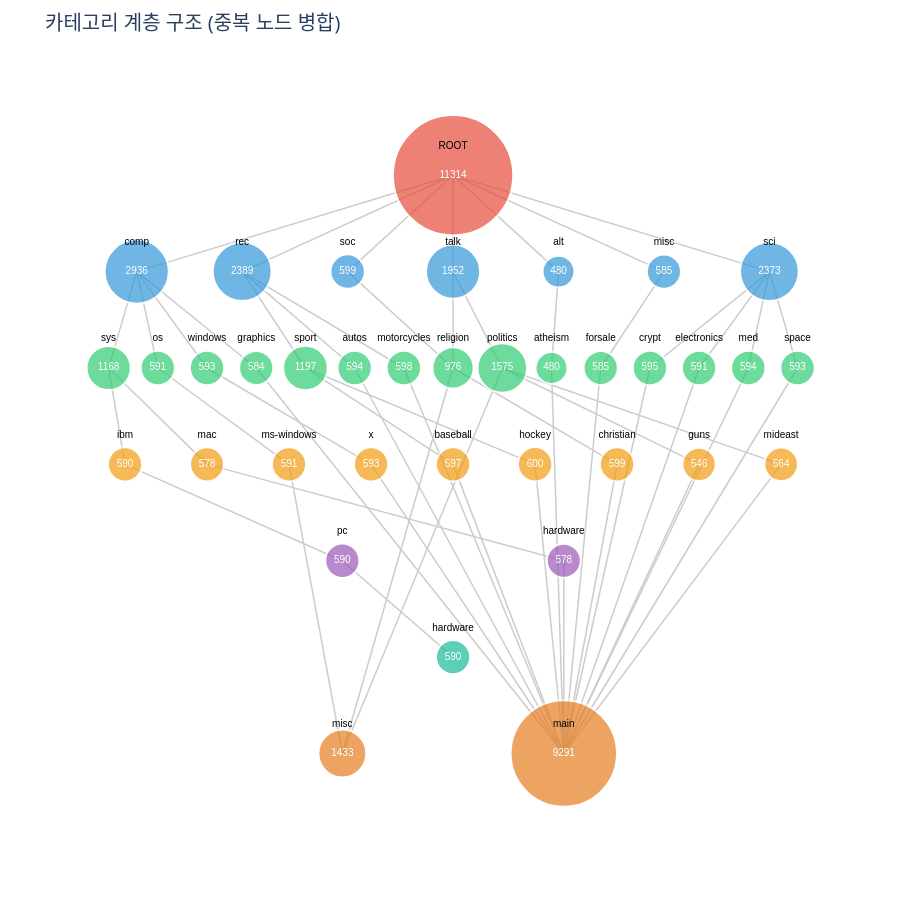

Notebook cell for this chart:
### Code cell
import plotly.graph_objects as go

# 데이터
data = count_by_category_dict

nodes_by_level_and_name = {}
nodes = {}
edges = set()
node_id = 0

root_key = ('ROOT', 0)
nodes[root_key] = {'id': node_id, 'label': 'ROOT', 'level': 0, 'count': len(TRAIN_DICT)}
nodes_by_level_and_name[(0, 'ROOT')] = root_key
node_id += 1

for level, name_count_dict in data.items():
    current_level = level + 1
    for name, count in name_count_dict.items():
        node_key = (name, current_level)
        if node_key not in nodes:
            nodes[node_key] = {
                'id': node_id,
                'label': name,
                'level': current_level,
                'count': count,
            }
            nodes_by_level_and_name[(current_level, name)] = node_key
            node_id += 1

for _, category_dict in TRAIN_DICT.items():
    ordered_path = sorted(
        (int(k), v) for k, v in category_dict.items() if k != 'category'
    )
    parent_key = root_key
    for level_idx, name in ordered_path:
        current_level = level_idx + 1
        node_key = nodes_by_level_and_name.get((current_level, name))
        if node_key is None:
            continue
        edges.add((parent_key, node_key))
        parent_key = node_key

levels = {}
for node_key, node in nodes.items():
    levels.setdefault(node['level'], []).append(node_key)


# 노드의 최대 자식 깊이를 계산하는 함수
def get_max_depth(node_key, edges, memo=None):
    """
    해당 노드에서 시작하여 도달할 수 있는 최대 깊이를 반환합니다.
    """
    if memo is None:
        memo = {}
    
    if node_key in memo:
        return memo[node_key]
    
    # 자식 노드 찾기
    children = [child for parent, child in edges if parent == node_key]
    
    if not children:
        memo[node_key] = 0
        return 0
    
    # 자식들의 최대 깊이 + 1
    max_child_depth = max(get_max_depth(child, edges, memo) for child in children)
    memo[node_key] = max_child_depth + 1
    
    return memo[node_key]


# 부모-자식 관계를 기반으로 노드 정렬 함수
def sort_nodes_by_hierarchy(node_keys, edges, nodes):
    """
    부모-자식 관계를 고려하여 노드를 정렬합니다.
    깊이가 깊은 노드를 왼쪽에 배치하고 (레벨 5 제외),
    같은 부모를 가진 노드들끼리 그룹화합니다.
    """
    if not node_keys:
        return []
    
    # 각 노드의 부모들 찾기
    node_parents = {}
    for parent, child in edges:
        if child in node_keys:
            if child not in node_parents:
                node_parents[child] = []
            node_parents[child].append(parent)
    
    # 부모가 없는 노드들 (루트 레벨)
    if not node_parents:
        return sorted(node_keys, key=lambda x: nodes[x]['label'])
    
    # 각 노드의 최대 깊이 계산
    depth_memo = {}
    for node_key in node_keys:
        get_max_depth(node_key, edges, depth_memo)
    
    # 부모별로 자식 노드 그룹화
    parent_to_children = {}
    for node in node_keys:
        parents = tuple(sorted(node_parents.get(node, [])))
        if parents not in parent_to_children:
            parent_to_children[parents] = []
        parent_to_children[parents].append(node)
    
    # 각 그룹 내에서 정렬
    # 레벨 5가 아니면: 깊이가 깊은 것 -> 알파벳순
    # 레벨 5이면: 알파벳순만
    for parents in parent_to_children:
        children = parent_to_children[parents]
        current_level = nodes[children[0]]['level']
        
        if current_level == 6:  # 레벨 5 (0-indexed이므로 6)
            # 레벨 5는 알파벳순으로만 정렬
            parent_to_children[parents].sort(key=lambda x: nodes[x]['label'])
        else:
            # 다른 레벨은 깊이 우선 -> 알파벳순
            parent_to_children[parents].sort(
                key=lambda x: (-depth_memo.get(x, 0), nodes[x]['label'])
            )
    
    # 부모의 x 좌표 순서대로 자식들을 배치
    sorted_nodes = []
    
    # 첫 번째 레벨은 부모의 x 좌표가 없으므로 깊이 -> 알파벳순으로
    if all(p not in nodes or 'x' not in nodes[p] for parents in parent_to_children.keys() for p in parents):
        sorted_parent_groups = sorted(
            parent_to_children.keys(),
            key=lambda parents: (
                -max(depth_memo.get(child, 0) for child in parent_to_children[parents]),
                min(nodes[child]['label'] for child in parent_to_children[parents])
            )
        )
    else:
        # 부모의 x 좌표를 기준으로 정렬
        def get_parent_x(parents):
            if not parents:
                return 0
            parent_xs = [nodes[p].get('x', 0) for p in parents if p in nodes]
            return sum(parent_xs) / len(parent_xs) if parent_xs else 0
        
        sorted_parent_groups = sorted(parent_to_children.keys(), key=get_parent_x)
    
    for parents in sorted_parent_groups:
        sorted_nodes.extend(parent_to_children[parents])
    
    return sorted_nodes


# 레벨별 노드 배치 (계층 구조 기반 정렬 적용)
for level, node_keys in levels.items():
    # 계층 구조 기반 정렬 적용
    sorted_node_keys = sort_nodes_by_hierarchy(node_keys, edges, nodes)
    
    num_nodes = len(sorted_node_keys)
    y = -level * 2
    for i, key in enumerate(sorted_node_keys):
        if num_nodes == 1:
            x = 0
        else:
            spacing = min(15, 50 / num_nodes)
            x = (i - (num_nodes - 1) / 2) * spacing
        nodes[key]['x'] = x
        nodes[key]['y'] = y

edge_x = []
edge_y = []
for parent, child in edges:
    edge_x.extend([nodes[parent]['x'], nodes[child]['x'], None])
    edge_y.extend([nodes[parent]['y'], nodes[child]['y'], None])

edge_trace = go.Scatter(
    x=edge_x,
    y=edge_y,
    mode='lines',
    line=dict(width=1.5, color='#cccccc'),
    hoverinfo='none'
)

node_colors = ['#e74c3c', '#3498db', '#2ecc71', '#f39c12', '#9b59b6', '#1abc9c', '#e67e22']
node_x = []
node_y = []
node_labels = []
node_counts = []
node_color = []
node_sizes = []

for n in nodes.values():
    node_x.append(n['x'])
    node_y.append(n['y'])
    node_labels.append(n['label'])
    node_counts.append(str(n.get('count', 0)))
    node_color.append(node_colors[n['level'] % len(node_colors)])
    base_size = 14 if n['level'] == 0 else 10
    scale = 0 if n.get('count') is None else max(0, n['count']) ** 0.5
    node_sizes.append(base_size + scale)

parent_counts = {}
for parent, child in edges:
    parent_counts[child] = parent_counts.get(child, 0) + 1

hover_text = []
for node_key, n in nodes.items():
    parent_count = parent_counts.get(node_key, 0)
    base_text = f"{n['label']}<br>레벨: {n['level']}<br>개수: {n.get('count', 0)}"
    if parent_count > 1:
        hover_text.append(base_text + f"<br>부모 노드: {parent_count}개")
    else:
        hover_text.append(base_text)

node_trace = go.Scatter(
    x=node_x,
    y=node_y,
    mode='markers',
    marker=dict(
        size=node_sizes,
        color=node_color,
        line=dict(width=2, color='white')
    ),
    hoverinfo='text',
    hovertext=hover_text
)

count_text_trace = go.Scatter(
    x=node_x,
    y=node_y,
    mode='text',
    text=node_counts,
    textposition='middle center',
    textfont=dict(size=10, color='white', family='Arial'),
    hoverinfo='none'
)

label_text_trace = go.Scatter(
    x=node_x,
    y=[y + 0.5 for y in node_y],
    mode='text',
    text=node_labels,
    textposition='top center',
    textfont=dict(size=10, color='black', family='Arial'),
    hoverinfo='none'
)

layout = go.Layout(
    title=dict(text='카테고리 계층 구조 (중복 노드 병합)', font=dict(size=20)),
    showlegend=False,
    hovermode='closest',
    xaxis=dict(showgrid=False, zeroline=False, showticklabels=False),
    yaxis=dict(showgrid=False, zeroline=False, showticklabels=False),
    plot_bgcolor='#ffffff',
    paper_bgcolor='#ffffff',
    margin=dict(l=40, r=40, t=60, b=40),
    height=900,
)

fig = go.Figure(
    data=[edge_trace, node_trace, count_text_trace, label_text_trace],
    layout=layout,
)
fig.show()

### Figure 1 — Plotly figure (JSON) as saved in the notebook; plotly's stock layout.template omitted (floating-point values rounded to 4 significant figures; data arrays with more than 128 entries replaced by an {"elided": "..."} marker saying what was removed)
{"data": [{"hoverinfo": "none", "line": {"color": "#cccccc", "width": 1.5}, "mode": "lines", "type": "scatter", "x": {"elided": "162 float values"}, "y": {"elided": "162 int values"}}, {"hoverinfo": "text", "hovertext": ["ROOT<br>레벨: 0<br>개수: 11314", "talk<br>레벨: 1<br>개수: 1952", "rec<br>레벨: 1<br>개수: 2389", "comp<br>레벨: 1<br>개수: 2936", "alt<br>레벨: 1<br>개수: 480", "sci<br>레벨: 1<br>개수: 2373", "soc<br>레벨: 1<br>개수: 599", "misc<br>레벨: 1<br>개수: 585", "politics<br>레벨: 2<br>개수: 1575", "autos<br>레벨: 2<br>개수: 594", "sys<br>레벨: 2<br>개수: 1168", "atheism<br>레벨: 2<br>개수: 480", "sport<br>레벨: 2<br>개수: 1197", "os<br>레벨: 2<br>개수: 591", "crypt<br>레벨: 2<br>개수: 595", "med<br>레벨: 2<br>개수: 594", "motorcycles<br>레벨: 2<br>개수: 598", "windows<br>레벨: 2<br>개수: 593", "graphics<br>레벨: 2<br>개수: 584", "electronics<br>레벨: 2<br>개수: 591", "space<br>레벨: 2<br>개수: 593", "religion<br>레벨: 2<br>개수: 976<br>부모 노드: 2개", "forsale<br>레벨: 2<br>개수: 585", "mideast<br>레벨: 3<br>개수: 564", "mac<br>레벨: 3<br>개수: 578", "baseball<br>레벨: 3<br>개수: 597", "ms-windows<br>레벨: 3<br>개수: 591", "hockey<br>레벨: 3<br>개수: 600", "x<br>레벨: 3<br>개수: 593", "ibm<br>레벨: 3<br>개수: 590", "guns<br>레벨: 3<br>개수: 546", "christian<br>레벨: 3<br>개수: 599", "hardware<br>레벨: 4<br>개수: 578", "pc<br>레벨: 4<br>개수: 590", "hardware<br>레벨: 5<br>개수: 590", "main<br>레벨: 6<br>개수: 9291<br>부모 노드: 16개", "misc<br>레벨: 6<br>개수: 1433<br>부모 노드: 3개"], "marker": {"color": ["#e74c3c", "#3498db", "#3498db", "#3498db", "#3498db", "#3498db", "#3498db", "#3498db", "#2ecc71", "#2ecc71", "#2ecc71", "#2ecc71", "#2ecc71", "#2ecc71", "#2ecc71", "#2ecc71", "#2ecc71", "#2ecc71", "#2ecc71", "#2ecc71", "#2ecc71", "#2ecc71", "#2ecc71", "#f39c12", "#f39c12", "#f39c12", "#f39c12", "#f39c12", "#f39c12", "#f39c12", "#f39c12", "#f39c12", "#9b59b6", "#9b59b6", "#1abc9c", "#e67e22", "#e67e22"], "line": {"color": "white", "width": 2}, "size": [120.4, 54.18, 58.88, 64.18, 31.91, 58.71, 34.47, 34.19, 49.69, 34.37, 44.18, 31.91, 44.6, 34.31, 34.39, 34.37, 34.45, 34.35, 34.17, 34.31, 34.35, 41.24, 34.19, 33.75, 34.04, 34.43, 34.31, 34.49, 34.35, 34.29, 33.37, 34.47, 34.04, 34.29, 34.29, 106.4, 47.85]}, "mode": "markers", "type": "scatter", "x": [0, 0, -14.29, -21.43, 7.143, 21.43, -7.143, 14.29, 3.333, -6.667, -23.33, 6.667, -10, -20, 13.33, 20, -3.333, -16.67, -13.33, 16.67, 23.33, 0, 10, 22.22, -16.67, 0, -11.11, 5.556, -5.556, -22.22, 16.67, 11.11, 7.5, -7.5, 0, 7.5, -7.5], "y": [0, -2, -2, -2, -2, -2, -2, -2, -4, -4, -4, -4, -4, -4, -4, -4, -4, -4, -4, -4, -4, -4, -4, -6, -6, -6, -6, -6, -6, -6, -6, -6, -8, -8, -10, -12, -12]}, {"hoverinfo": "none", "mode": "text", "text": ["11314", "1952", "2389", "2936", "480", "2373", "599", "585", "1575", "594", "1168", "480", "1197", "591", "595", "594", "598", "593", "584", "591", "593", "976", "585", "564", "578", "597", "591", "600", "593", "590", "546", "599", "578", "590", "590", "9291", "1433"], "textfont": {"color": "white", "family": "Arial", "size": 10}, "textposition": "middle center", "type": "scatter", "x": [0, 0, -14.29, -21.43, 7.143, 21.43, -7.143, 14.29, 3.333, -6.667, -23.33, 6.667, -10, -20, 13.33, 20, -3.333, -16.67, -13.33, 16.67, 23.33, 0, 10, 22.22, -16.67, 0, -11.11, 5.556, -5.556, -22.22, 16.67, 11.11, 7.5, -7.5, 0, 7.5, -7.5], "y": [0, -2, -2, -2, -2, -2, -2, -2, -4, -4, -4, -4, -4, -4, -4, -4, -4, -4, -4, -4, -4, -4, -4, -6, -6, -6, -6, -6, -6, -6, -6, -6, -8, -8, -10, -12, -12]}, {"hoverinfo": "none", "mode": "text", "text": ["ROOT", "talk", "rec", "comp", "alt", "sci", "soc", "misc", "politics", "autos", "sys", "atheism", "sport", "os", "crypt", "med", "motorcycles", "windows", "graphics", "electronics", "space", "religion", "forsale", "mideast", "mac", "baseball", "ms-windows", "hockey", "x", "ibm", "guns", "christian", "hardware", "pc", "hardware", "main", "misc"], "textfont": {"color": "black", "family": "Arial", "size": 10}, "textposition": "top center", "type": "scatter", "x": [0, 0, -14.29, -21.43, 7.143, 21.43, -7.143, 14.29, 3.333, -6.667, -23.33, 6.667, -10, -20, 13.33, 20, -3.333, -16.67, -13.33, 16.67, 23.33, 0, 10, 22.22, -16.67, 0, -11.11, 5.556, -5.556, -22.22, 16.67, 11.11, 7.5, -7.5, 0, 7.5, -7.5], "y": [0.5, -1.5, -1.5, -1.5, -1.5, -1.5, -1.5, -1.5, -3.5, -3.5, -3.5, -3.5, -3.5, -3.5, -3.5, -3.5, -3.5, -3.5, -3.5, -3.5, -3.5, -3.5, -3.5, -5.5, -5.5, -5.5, -5.5, -5.5, -5.5, -5.5, -5.5, -5.5, -7.5, -7.5, -9.5, -11.5, -11.5]}], "layout": {"height": 900, "hovermode": "closest", "margin": {"b": 40, "l": 40, "r": 40, "t": 60}, "paper_bgcolor": "#ffffff", "plot_bgcolor": "#ffffff", "showlegend": false, "title": {"font": {"size": 20}, "text": "카테고리 계층 구조 (중복 노드 병합)"}, "xaxis": {"showgrid": false, "showticklabels": false, "zeroline": false}, "yaxis": {"showgrid": false, "showticklabels": false, "zeroline": false}}}
